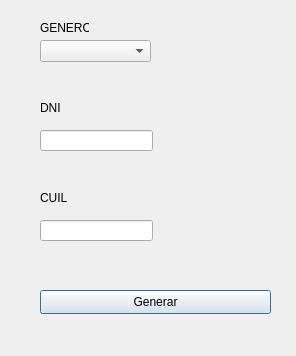
<?xml version="1.0" encoding="UTF-8"?>
<ui version="4.0">
 <class>Dialog</class>
 <widget class="QDialog" name="Dialog">
  <property name="geometry">
   <rect>
    <x>0</x>
    <y>0</y>
    <width>296</width>
    <height>356</height>
   </rect>
  </property>
  <property name="windowTitle">
   <string>Dialog</string>
  </property>
  <widget class="QLabel" name="label">
   <property name="geometry">
    <rect>
     <x>40</x>
     <y>20</y>
     <width>49</width>
     <height>16</height>
    </rect>
   </property>
   <property name="text">
    <string>GENERO</string>
   </property>
  </widget>
  <widget class="QLabel" name="label_2">
   <property name="geometry">
    <rect>
     <x>40</x>
     <y>100</y>
     <width>49</width>
     <height>16</height>
    </rect>
   </property>
   <property name="text">
    <string>DNI</string>
   </property>
  </widget>
  <widget class="QComboBox" name="cmbGenero">
   <property name="geometry">
    <rect>
     <x>40</x>
     <y>40</y>
     <width>111</width>
     <height>22</height>
    </rect>
   </property>
  </widget>
  <widget class="QLabel" name="label_3">
   <property name="geometry">
    <rect>
     <x>40</x>
     <y>190</y>
     <width>49</width>
     <height>16</height>
    </rect>
   </property>
   <property name="text">
    <string>CUIL</string>
   </property>
  </widget>
  <widget class="QLineEdit" name="cmbDni">
   <property name="geometry">
    <rect>
     <x>40</x>
     <y>130</y>
     <width>113</width>
     <height>21</height>
    </rect>
   </property>
  </widget>
  <widget class="QLineEdit" name="cmbCuil">
   <property name="geometry">
    <rect>
     <x>40</x>
     <y>220</y>
     <width>113</width>
     <height>21</height>
    </rect>
   </property>
  </widget>
  <widget class="QPushButton" name="btnGenerar">
   <property name="geometry">
    <rect>
     <x>40</x>
     <y>290</y>
     <width>231</width>
     <height>24</height>
    </rect>
   </property>
   <property name="text">
    <string>Generar</string>
   </property>
  </widget>
 </widget>
 <resources/>
 <connections/>
</ui>
